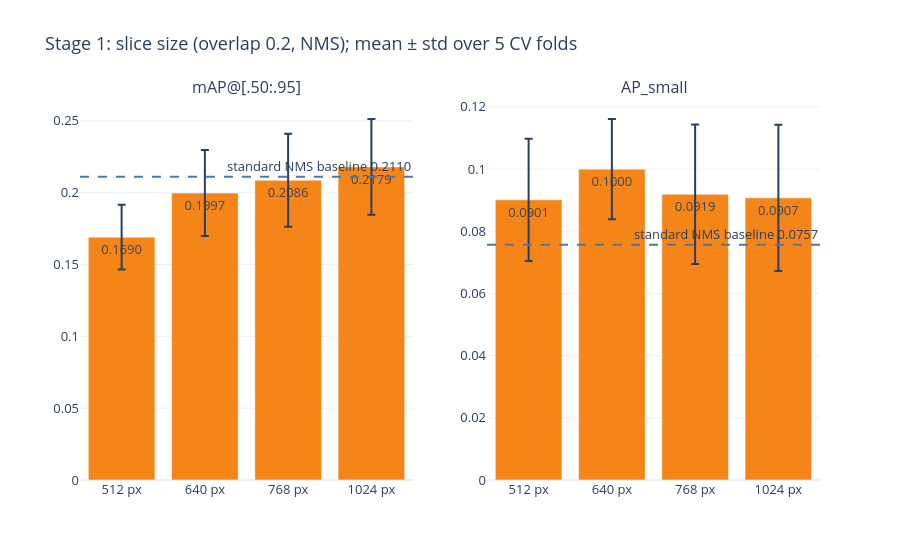
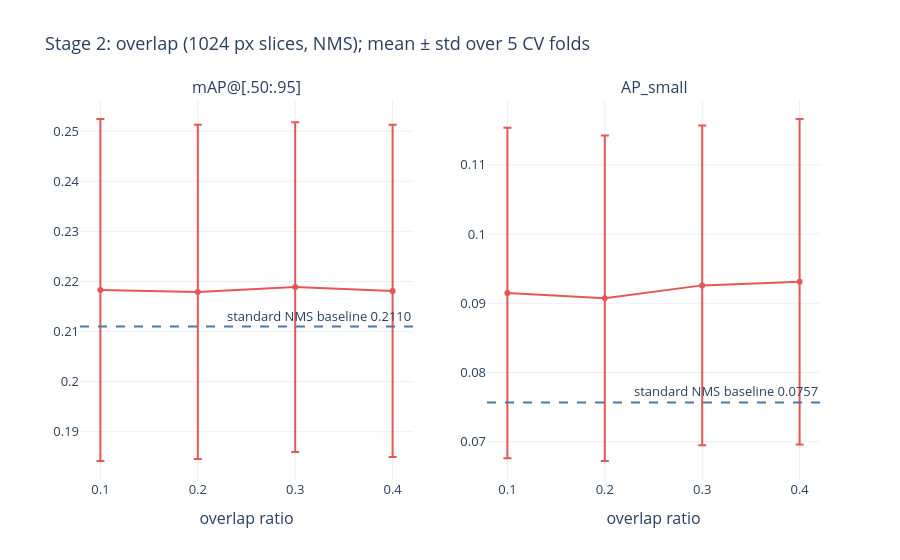
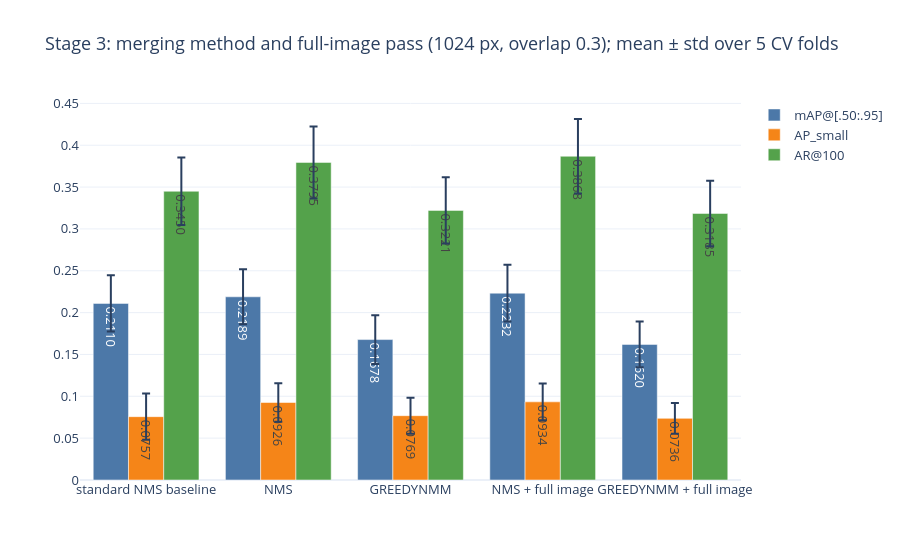
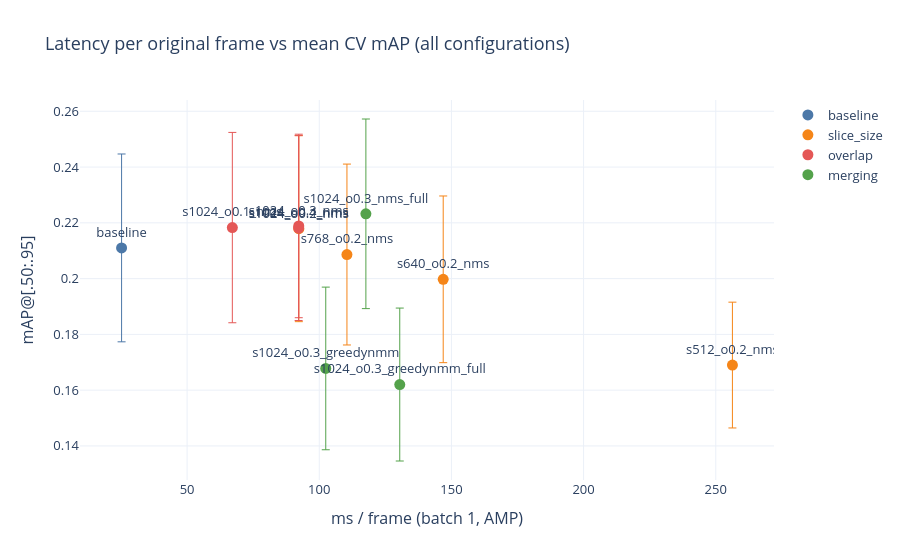

The notebook cell saved with these charts, in order:
### Code cell
subset = summary.loc[['baseline'] + stage3]
labels = (['standard NMS baseline'] + [f"{method.upper()}{' + full image' if full else ''}"
                                       for method, full in STAGE3])
fig = go.Figure()
for key, name, color in [('mAP', 'mAP@[.50:.95]', '#4c78a8'), ('APs', 'AP_small', '#f58518'),
                         ('AR', 'AR@100', '#54a24b')]:
    fig.add_bar(x=labels, y=subset[key + '_mean'], error_y=dict(array=subset[key + '_std']), name=name,
                marker_color=color,
                text=[f'{value:.4f}' for value in subset[key + '_mean']])
fig.update_layout(title=f'Stage 3: merging method and full-image pass ({BEST_SIZE} px, overlap '
                        f'{BEST_OVERLAP}); mean ± std over 5 CV folds',
                  barmode='group')
save_sahi_plot(fig, 'merging_methods')

stage_colors = {'baseline': '#4c78a8', 'slice_size': '#f58518', 'overlap': '#e45756', 'merging': '#54a24b'}
fig = go.Figure()
for stage, subset in summary.groupby('stage', sort=False):
    fig.add_scatter(x=subset.ms_per_img_mean, y=subset.mAP_mean, mode='markers+text', name=stage,
                    text=list(subset.index), textposition='top center',
                    marker=dict(size=11, color=stage_colors[stage]),
                    error_y=dict(array=subset.mAP_std, thickness=1),
                    hovertemplate='%{text}<br>%{x:.0f} ms/frame<br>mAP %{y:.4f}<extra></extra>')
fig.update_layout(title='Latency per original frame vs mean CV mAP (all configurations)',
                  xaxis_title='ms / frame (batch 1, AMP)',
                  yaxis_title='mAP@[.50:.95]')
save_sahi_plot(fig, 'speed_vs_map')

fig = make_subplots(1, 2, subplot_titles=['mAP@[.50:.95]', 'AP_small'])
for config, name, color in [('baseline', 'standard NMS baseline', '#4c78a8'),
                            (BEST, f'SAHI {BEST}', '#e45756')]:
    subset = fold_df[fold_df.config == config]
    for col, key in enumerate(['mAP', 'APs'], 1):
        fig.add_bar(x=[f'fold {k}' for k in subset.fold] + ['mean'],
                    y=list(subset[key]) + [subset[key].mean()], name=name, marker_color=color,
                    error_y=dict(array=[0] * len(subset) + [subset[key].std()]), showlegend=col == 1, row=1,
                    col=col)
fig.update_layout(title=f'Baseline vs best SAHI configuration per fold (CV held-out folds)', barmode='group')
save_sahi_plot(fig, 'baseline_vs_best_sahi')

### Figure 1 — Plotly figure (JSON) as saved in the notebook; plotly's stock layout.template omitted (floating-point values rounded to 4 significant figures)
{"data": [{"error_y": {"array": [0.02256, 0.02989, 0.03243, 0.03336]}, "marker": {"color": "#f58518"}, "showlegend": false, "text": ["0.1690", "0.1997", "0.2086", "0.2179"], "type": "bar", "x": ["512 px", "640 px", "768 px", "1024 px"], "xaxis": "x", "y": [0.169, 0.1997, 0.2086, 0.2179], "yaxis": "y"}, {"error_y": {"array": [0.01967, 0.01612, 0.02242, 0.02351]}, "marker": {"color": "#f58518"}, "showlegend": false, "text": ["0.0901", "0.1000", "0.0919", "0.0907"], "type": "bar", "x": ["512 px", "640 px", "768 px", "1024 px"], "xaxis": "x2", "y": [0.09009, 0.09997, 0.09187, 0.09073], "yaxis": "y2"}], "layout": {"annotations": [{"font": {"size": 16}, "showarrow": false, "text": "mAP@[.50:.95]", "x": 0.225, "xanchor": "center", "xref": "paper", "y": 1, "yanchor": "bottom", "yref": "paper"}, {"font": {"size": 16}, "showarrow": false, "text": "AP_small", "x": 0.775, "xanchor": "center", "xref": "paper", "y": 1, "yanchor": "bottom", "yref": "paper"}, {"showarrow": false, "text": "standard NMS baseline 0.2110", "x": 1, "xanchor": "right", "xref": "x domain", "y": 0.211, "yanchor": "bottom", "yref": "y"}, {"showarrow": false, "text": "standard NMS baseline 0.0757", "x": 1, "xanchor": "right", "xref": "x2 domain", "y": 0.07568, "yanchor": "bottom", "yref": "y2"}], "font": {"size": 13}, "shapes": [{"line": {"color": "#4c78a8", "dash": "dash"}, "type": "line", "x0": 0, "x1": 1, "xref": "x domain", "y0": 0.211, "y1": 0.211, "yref": "y"}, {"line": {"color": "#4c78a8", "dash": "dash"}, "type": "line", "x0": 0, "x1": 1, "xref": "x2 domain", "y0": 0.07568, "y1": 0.07568, "yref": "y2"}], "title": {"text": "Stage 1: slice size (overlap 0.2, NMS); mean ± std over 5 CV folds"}, "xaxis": {"anchor": "y", "domain": [0, 0.45]}, "xaxis2": {"anchor": "y2", "domain": [0.55, 1]}, "yaxis": {"anchor": "x", "domain": [0, 1]}, "yaxis2": {"anchor": "x2", "domain": [0, 1]}}}

### Figure 2 — Plotly figure (JSON) as saved in the notebook; plotly's stock layout.template omitted (floating-point values rounded to 4 significant figures)
{"data": [{"error_y": {"array": [0.03413, 0.03336, 0.0329, 0.03315]}, "hovertemplate": "overlap %{x}: %{y:.4f}<br>%{text}<extra></extra>", "line": {"color": "#e45756"}, "mode": "lines+markers", "showlegend": false, "text": ["67 ms/frame, 4.3 slices", "92 ms/frame, 6.0 slices", "92 ms/frame, 6.0 slices", "92 ms/frame, 6.0 slices"], "type": "scatter", "x": [0.1, 0.2, 0.3, 0.4], "xaxis": "x", "y": [0.2183, 0.2179, 0.2189, 0.2181], "yaxis": "y"}, {"error_y": {"array": [0.02387, 0.02351, 0.02309, 0.0235]}, "hovertemplate": "overlap %{x}: %{y:.4f}<br>%{text}<extra></extra>", "line": {"color": "#e45756"}, "mode": "lines+markers", "showlegend": false, "text": ["67 ms/frame, 4.3 slices", "92 ms/frame, 6.0 slices", "92 ms/frame, 6.0 slices", "92 ms/frame, 6.0 slices"], "type": "scatter", "x": [0.1, 0.2, 0.3, 0.4], "xaxis": "x2", "y": [0.09148, 0.09073, 0.09259, 0.09312], "yaxis": "y2"}], "layout": {"annotations": [{"font": {"size": 16}, "showarrow": false, "text": "mAP@[.50:.95]", "x": 0.225, "xanchor": "center", "xref": "paper", "y": 1, "yanchor": "bottom", "yref": "paper"}, {"font": {"size": 16}, "showarrow": false, "text": "AP_small", "x": 0.775, "xanchor": "center", "xref": "paper", "y": 1, "yanchor": "bottom", "yref": "paper"}, {"showarrow": false, "text": "standard NMS baseline 0.2110", "x": 1, "xanchor": "right", "xref": "x domain", "y": 0.211, "yanchor": "bottom", "yref": "y"}, {"showarrow": false, "text": "standard NMS baseline 0.0757", "x": 1, "xanchor": "right", "xref": "x2 domain", "y": 0.07568, "yanchor": "bottom", "yref": "y2"}], "font": {"size": 13}, "shapes": [{"line": {"color": "#4c78a8", "dash": "dash"}, "type": "line", "x0": 0, "x1": 1, "xref": "x domain", "y0": 0.211, "y1": 0.211, "yref": "y"}, {"line": {"color": "#4c78a8", "dash": "dash"}, "type": "line", "x0": 0, "x1": 1, "xref": "x2 domain", "y0": 0.07568, "y1": 0.07568, "yref": "y2"}], "title": {"text": "Stage 2: overlap (1024 px slices, NMS); mean ± std over 5 CV folds"}, "xaxis": {"anchor": "y", "domain": [0, 0.45], "tickvals": [0.1, 0.2, 0.3, 0.4], "title": {"text": "overlap ratio"}}, "xaxis2": {"anchor": "y2", "domain": [0.55, 1], "tickvals": [0.1, 0.2, 0.3, 0.4], "title": {"text": "overlap ratio"}}, "yaxis": {"anchor": "x", "domain": [0, 1]}, "yaxis2": {"anchor": "x2", "domain": [0, 1]}}}

### Figure 3 — Plotly figure (JSON) as saved in the notebook; plotly's stock layout.template omitted (floating-point values rounded to 4 significant figures)
{"data": [{"error_y": {"array": [0.03368, 0.0329, 0.02916, 0.034, 0.02742]}, "marker": {"color": "#4c78a8"}, "name": "mAP@[.50:.95]", "text": ["0.2110", "0.2189", "0.1678", "0.2232", "0.1620"], "type": "bar", "x": ["standard NMS baseline", "NMS", "GREEDYNMM", "NMS + full image", "GREEDYNMM + full image"], "y": [0.211, 0.2189, 0.1678, 0.2232, 0.162]}, {"error_y": {"array": [0.02758, 0.02309, 0.0215, 0.02191, 0.01838]}, "marker": {"color": "#f58518"}, "name": "AP_small", "text": ["0.0757", "0.0926", "0.0769", "0.0934", "0.0736"], "type": "bar", "x": ["standard NMS baseline", "NMS", "GREEDYNMM", "NMS + full image", "GREEDYNMM + full image"], "y": [0.07568, 0.09259, 0.07685, 0.09337, 0.07364]}, {"error_y": {"array": [0.04043, 0.04302, 0.03948, 0.0445, 0.03922]}, "marker": {"color": "#54a24b"}, "name": "AR@100", "text": ["0.3450", "0.3795", "0.3221", "0.3868", "0.3185"], "type": "bar", "x": ["standard NMS baseline", "NMS", "GREEDYNMM", "NMS + full image", "GREEDYNMM + full image"], "y": [0.345, 0.3795, 0.3221, 0.3868, 0.3185]}], "layout": {"barmode": "group", "font": {"size": 13}, "title": {"text": "Stage 3: merging method and full-image pass (1024 px, overlap 0.3); mean ± std over 5 CV folds"}}}

### Figure 4 — Plotly figure (JSON) as saved in the notebook; plotly's stock layout.template omitted (floating-point values rounded to 4 significant figures)
{"data": [{"error_y": {"array": [0.03368], "thickness": 1}, "hovertemplate": "%{text}<br>%{x:.0f} ms/frame<br>mAP %{y:.4f}<extra></extra>", "marker": {"color": "#4c78a8", "size": 11}, "mode": "markers+text", "name": "baseline", "text": ["baseline"], "textposition": "top center", "type": "scatter", "x": [25.21], "y": [0.211]}, {"error_y": {"array": [0.02256, 0.02989, 0.03243, 0.03336], "thickness": 1}, "hovertemplate": "%{text}<br>%{x:.0f} ms/frame<br>mAP %{y:.4f}<extra></extra>", "marker": {"color": "#f58518", "size": 11}, "mode": "markers+text", "name": "slice_size", "text": ["s512_o0.2_nms", "s640_o0.2_nms", "s768_o0.2_nms", "s1024_o0.2_nms"], "textposition": "top center", "type": "scatter", "x": [256.3, 146.9, 110.5, 92.28], "y": [0.169, 0.1997, 0.2086, 0.2179]}, {"error_y": {"array": [0.03413, 0.0329, 0.03315], "thickness": 1}, "hovertemplate": "%{text}<br>%{x:.0f} ms/frame<br>mAP %{y:.4f}<extra></extra>", "marker": {"color": "#e45756", "size": 11}, "mode": "markers+text", "name": "overlap", "text": ["s1024_o0.1_nms", "s1024_o0.3_nms", "s1024_o0.4_nms"], "textposition": "top center", "type": "scatter", "x": [67.11, 92.25, 92.19], "y": [0.2183, 0.2189, 0.2181]}, {"error_y": {"array": [0.02916, 0.034, 0.02742], "thickness": 1}, "hovertemplate": "%{text}<br>%{x:.0f} ms/frame<br>mAP %{y:.4f}<extra></extra>", "marker": {"color": "#54a24b", "size": 11}, "mode": "markers+text", "name": "merging", "text": ["s1024_o0.3_greedynmm", "s1024_o0.3_nms_full", "s1024_o0.3_greedynmm_full"], "textposition": "top center", "type": "scatter", "x": [102.5, 117.6, 130.5], "y": [0.1678, 0.2232, 0.162]}], "layout": {"font": {"size": 13}, "title": {"text": "Latency per original frame vs mean CV mAP (all configurations)"}, "xaxis": {"title": {"text": "ms / frame (batch 1, AMP)"}}, "yaxis": {"title": {"text": "mAP@[.50:.95]"}}}}
